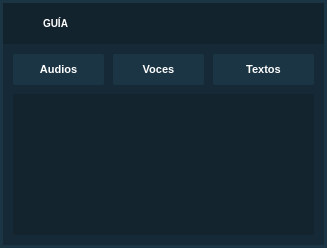
<?xml version="1.0" encoding="UTF-8"?>
<ui version="4.0">
 <class>venGuia</class>
 <widget class="QWidget" name="venGuia">
  <property name="geometry">
   <rect>
    <x>0</x>
    <y>0</y>
    <width>327</width>
    <height>248</height>
   </rect>
  </property>
  <property name="windowTitle">
   <string>Guía</string>
  </property>
  <property name="windowIcon">
   <iconset resource="../views/source.qrc">
    <normaloff>:/icones/icons/vx_ticon.png</normaloff>:/icones/icons/vx_ticon.png</iconset>
  </property>
  <property name="styleSheet">
   <string notr="true">QToolTip{ 
	background-color: rgb(44, 109, 150);
color: white; 
border: 1px solid white;
border-radius: 2px;
}</string>
  </property>
  <widget class="QFrame" name="frame_2">
   <property name="geometry">
    <rect>
     <x>0</x>
     <y>0</y>
     <width>328</width>
     <height>249</height>
    </rect>
   </property>
   <property name="styleSheet">
    <string notr="true">#frame_2{

	background-color: rgb(28, 53, 69);
}</string>
   </property>
   <property name="frameShape">
    <enum>QFrame::NoFrame</enum>
   </property>
   <property name="frameShadow">
    <enum>QFrame::Raised</enum>
   </property>
   <widget class="QFrame" name="frame">
    <property name="geometry">
     <rect>
      <x>3</x>
      <y>44</y>
      <width>321</width>
      <height>201</height>
     </rect>
    </property>
    <property name="styleSheet">
     <string notr="true">#frame{
	background-color: rgb(22, 41, 54);
}
</string>
    </property>
    <property name="frameShape">
     <enum>QFrame::NoFrame</enum>
    </property>
    <property name="frameShadow">
     <enum>QFrame::Raised</enum>
    </property>
    <widget class="QToolButton" name="btn_1">
     <property name="geometry">
      <rect>
       <x>10</x>
       <y>10</y>
       <width>91</width>
       <height>31</height>
      </rect>
     </property>
     <property name="sizePolicy">
      <sizepolicy hsizetype="Minimum" vsizetype="Ignored">
       <horstretch>0</horstretch>
       <verstretch>0</verstretch>
      </sizepolicy>
     </property>
     <property name="minimumSize">
      <size>
       <width>60</width>
       <height>0</height>
      </size>
     </property>
     <property name="focusPolicy">
      <enum>Qt::NoFocus</enum>
     </property>
     <property name="styleSheet">
      <string notr="true">QToolButton{
	outline: 0px;
border-radius:2px;
	background-color: rgb(28, 53, 69);
font-family: &quot;Fashion Fetish&quot;;
font-weight: Bold;
color:white;
font-size:11px

}


QToolButton:disabled{
border:0px;

	background-color: rgb(38, 81, 116);
}</string>
     </property>
     <property name="text">
      <string>Audios</string>
     </property>
     <property name="iconSize">
      <size>
       <width>35</width>
       <height>35</height>
      </size>
     </property>
     <property name="toolButtonStyle">
      <enum>Qt::ToolButtonTextUnderIcon</enum>
     </property>
    </widget>
    <widget class="QToolButton" name="btn_2">
     <property name="geometry">
      <rect>
       <x>110</x>
       <y>10</y>
       <width>91</width>
       <height>31</height>
      </rect>
     </property>
     <property name="sizePolicy">
      <sizepolicy hsizetype="Minimum" vsizetype="Ignored">
       <horstretch>0</horstretch>
       <verstretch>0</verstretch>
      </sizepolicy>
     </property>
     <property name="minimumSize">
      <size>
       <width>60</width>
       <height>0</height>
      </size>
     </property>
     <property name="focusPolicy">
      <enum>Qt::NoFocus</enum>
     </property>
     <property name="styleSheet">
      <string notr="true">QToolButton{
	outline: 0px;
border-radius:2px;
	background-color: rgb(28, 53, 69);
font-family: &quot;Fashion Fetish&quot;;
font-weight: Bold;
color:white;
font-size:11px

}


QToolButton:disabled{
border:0px;

	background-color: rgb(38, 81, 116);
}</string>
     </property>
     <property name="text">
      <string>Voces</string>
     </property>
     <property name="iconSize">
      <size>
       <width>35</width>
       <height>35</height>
      </size>
     </property>
     <property name="toolButtonStyle">
      <enum>Qt::ToolButtonTextUnderIcon</enum>
     </property>
    </widget>
    <widget class="QToolButton" name="btn_3">
     <property name="geometry">
      <rect>
       <x>210</x>
       <y>10</y>
       <width>101</width>
       <height>31</height>
      </rect>
     </property>
     <property name="sizePolicy">
      <sizepolicy hsizetype="Minimum" vsizetype="Ignored">
       <horstretch>0</horstretch>
       <verstretch>0</verstretch>
      </sizepolicy>
     </property>
     <property name="minimumSize">
      <size>
       <width>60</width>
       <height>0</height>
      </size>
     </property>
     <property name="focusPolicy">
      <enum>Qt::NoFocus</enum>
     </property>
     <property name="styleSheet">
      <string notr="true">QToolButton{
	outline: 0px;
border-radius:2px;
	background-color: rgb(28, 53, 69);
font-family: &quot;Fashion Fetish&quot;;
font-weight: Bold;
color:white;
font-size:11px

}


QToolButton:disabled{
border:0px;

	background-color: rgb(38, 81, 116);
}</string>
     </property>
     <property name="text">
      <string>Textos</string>
     </property>
     <property name="iconSize">
      <size>
       <width>35</width>
       <height>35</height>
      </size>
     </property>
     <property name="toolButtonStyle">
      <enum>Qt::ToolButtonTextUnderIcon</enum>
     </property>
    </widget>
    <widget class="QPlainTextEdit" name="hoja">
     <property name="geometry">
      <rect>
       <x>10</x>
       <y>50</y>
       <width>301</width>
       <height>141</height>
      </rect>
     </property>
     <property name="styleSheet">
      <string notr="true">/*CAJA TEXTO*/
QPlainTextEdit{
	color: white;
	font-size: 14px;
	border: 0px;
	padding: 10px;
	background-color: rgb(19, 36, 47);
	font-family: &quot;MADE Evolve Sans&quot;;
	font-weight:Regular
}
</string>
     </property>
     <property name="plainText">
      <string/>
     </property>
     <property name="textInteractionFlags">
      <set>Qt::NoTextInteraction</set>
     </property>
    </widget>
   </widget>
   <widget class="QFrame" name="frame_3">
    <property name="geometry">
     <rect>
      <x>3</x>
      <y>3</y>
      <width>321</width>
      <height>41</height>
     </rect>
    </property>
    <property name="styleSheet">
     <string notr="true">#frame_3{

background-color: rgb(19, 35, 46);
}
</string>
    </property>
    <property name="frameShape">
     <enum>QFrame::NoFrame</enum>
    </property>
    <property name="frameShadow">
     <enum>QFrame::Raised</enum>
    </property>
    <widget class="QPushButton" name="btn_close">
     <property name="geometry">
      <rect>
       <x>280</x>
       <y>0</y>
       <width>40</width>
       <height>41</height>
      </rect>
     </property>
     <property name="sizePolicy">
      <sizepolicy hsizetype="Minimum" vsizetype="Ignored">
       <horstretch>0</horstretch>
       <verstretch>0</verstretch>
      </sizepolicy>
     </property>
     <property name="minimumSize">
      <size>
       <width>40</width>
       <height>0</height>
      </size>
     </property>
     <property name="focusPolicy">
      <enum>Qt::NoFocus</enum>
     </property>
     <property name="styleSheet">
      <string notr="true">QPushButton{

	outline: 0px;
border:0px;
}
QPushButton:pressed{
background-color: rgb(53, 111, 162);

}
</string>
     </property>
     <property name="text">
      <string/>
     </property>
     <property name="icon">
      <iconset resource="../views/source.qrc">
       <normaloff>:/title_bar/icons/titlesq.png</normaloff>:/title_bar/icons/titlesq.png</iconset>
     </property>
     <property name="iconSize">
      <size>
       <width>12</width>
       <height>12</height>
      </size>
     </property>
    </widget>
    <widget class="QFrame" name="fr_move">
     <property name="geometry">
      <rect>
       <x>0</x>
       <y>0</y>
       <width>241</width>
       <height>41</height>
      </rect>
     </property>
     <property name="frameShape">
      <enum>QFrame::NoFrame</enum>
     </property>
     <property name="frameShadow">
      <enum>QFrame::Raised</enum>
     </property>
     <widget class="QLabel" name="labSon1_3">
      <property name="geometry">
       <rect>
        <x>40</x>
        <y>10</y>
        <width>141</width>
        <height>21</height>
       </rect>
      </property>
      <property name="minimumSize">
       <size>
        <width>60</width>
        <height>0</height>
       </size>
      </property>
      <property name="styleSheet">
       <string notr="true">color:white;
font-family: &quot;Fashion Fetish&quot;;
font-weight: Bold;
font-size:10px</string>
      </property>
      <property name="text">
       <string>GUÍA</string>
      </property>
     </widget>
     <widget class="QLabel" name="label_4">
      <property name="geometry">
       <rect>
        <x>10</x>
        <y>10</y>
        <width>21</width>
        <height>21</height>
       </rect>
      </property>
      <property name="styleSheet">
       <string notr="true">background-color: transparent;</string>
      </property>
      <property name="text">
       <string/>
      </property>
      <property name="pixmap">
       <pixmap resource="../views/source.qrc">:/icones/icons/vx_sicon.png</pixmap>
      </property>
      <property name="scaledContents">
       <bool>true</bool>
      </property>
     </widget>
    </widget>
   </widget>
  </widget>
 </widget>
 <resources>
  <include location="../views/source.qrc"/>
 </resources>
 <connections/>
</ui>
